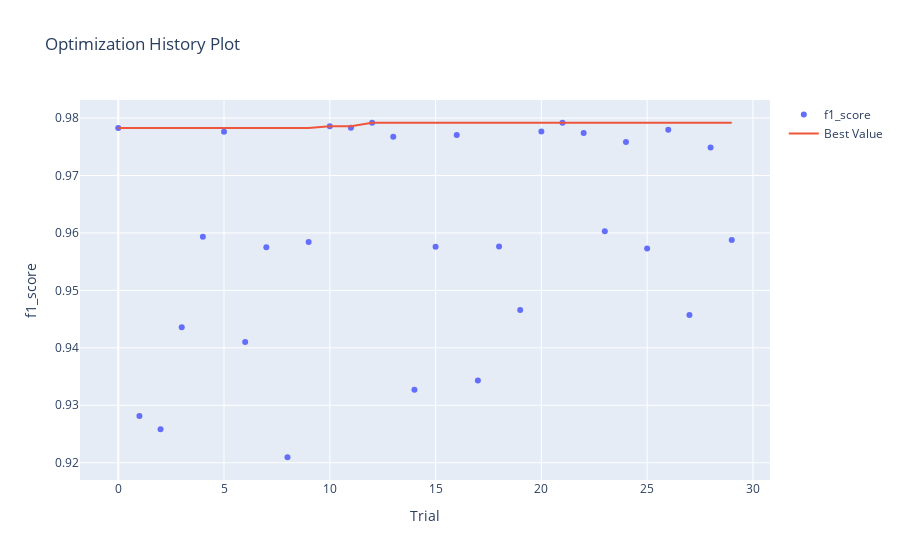

Notebook code for this chart:
### Markdown cell above
График истории оптимизации - отображает количество испытаний на оси Х и метрику на оси Y.

Следует использовать эту диаграмму, чтобы проверить, идет ли оптимизация гиперпараметров в правильном направлении или нет.

### Code cell
optuna.visualization.plot_optimization_history(study, target_name="f1_score")

### Figure 1 — Plotly figure (JSON) as saved in the notebook; plotly's stock layout.template omitted (floating-point values rounded to 4 significant figures)
{"data": [{"mode": "markers", "name": "f1_score", "type": "scatter", "x": [0, 1, 2, 3, 4, 5, 6, 7, 8, 9, 10, 11, 12, 13, 14, 15, 16, 17, 18, 19, 20, 21, 22, 23, 24, 25, 26, 27, 28, 29], "y": [0.9783, 0.9282, 0.9258, 0.9436, 0.9593, 0.9776, 0.941, 0.9575, 0.921, 0.9584, 0.9786, 0.9783, 0.9792, 0.9768, 0.9327, 0.9576, 0.9771, 0.9343, 0.9576, 0.9466, 0.9777, 0.9792, 0.9774, 0.9603, 0.9758, 0.9573, 0.978, 0.9457, 0.9749, 0.9588]}, {"name": "Best Value", "type": "scatter", "x": [0, 1, 2, 3, 4, 5, 6, 7, 8, 9, 10, 11, 12, 13, 14, 15, 16, 17, 18, 19, 20, 21, 22, 23, 24, 25, 26, 27, 28, 29], "y": [0.9783, 0.9783, 0.9783, 0.9783, 0.9783, 0.9783, 0.9783, 0.9783, 0.9783, 0.9783, 0.9786, 0.9786, 0.9792, 0.9792, 0.9792, 0.9792, 0.9792, 0.9792, 0.9792, 0.9792, 0.9792, 0.9792, 0.9792, 0.9792, 0.9792, 0.9792, 0.9792, 0.9792, 0.9792, 0.9792]}], "layout": {"title": {"text": "Optimization History Plot"}, "xaxis": {"title": {"text": "Trial"}}, "yaxis": {"title": {"text": "f1_score"}}}}
